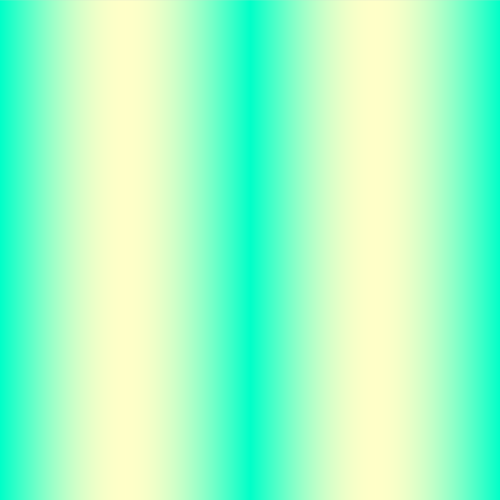
Frame 1 (no input)
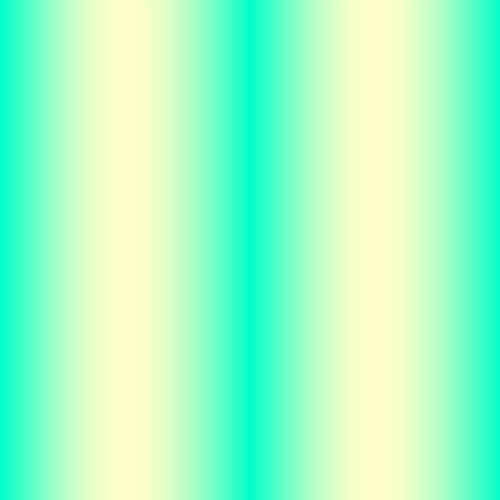
Frame 60 (the mouse pressed at the canvas centre just before this capture)
Frame 120 (the mouse held since frame 60 and released just before this capture): identical to frame 60, image omitted

The Processing sketch that drew these frames (run headless with seeded random() and noise(); from frame 60 on, the mouse is pressed at the canvas centre):

// Processing sketch: ReadingAssignment3Ex2CarolineYau
// ── ReadingAssignment3Ex2CarolineYau.pde
//Caroline Yau
//Reading Assignment 4

//Exercise 2

float[] sineWave;

void setup(){
  size(500, 500);
  sineWave = new float[width];
  for (int i = 0; i < sineWave.length; i++){
    float r = map(i, 0, width, 0, TWO_PI);
    sineWave[i] = abs(sin(r));
  }
}

void draw(){
  for (int i = 0; i < sineWave.length; i++){
    stroke(sineWave[i]*255, 255, 200);
    line(i, 0, i, height);
  }
}
